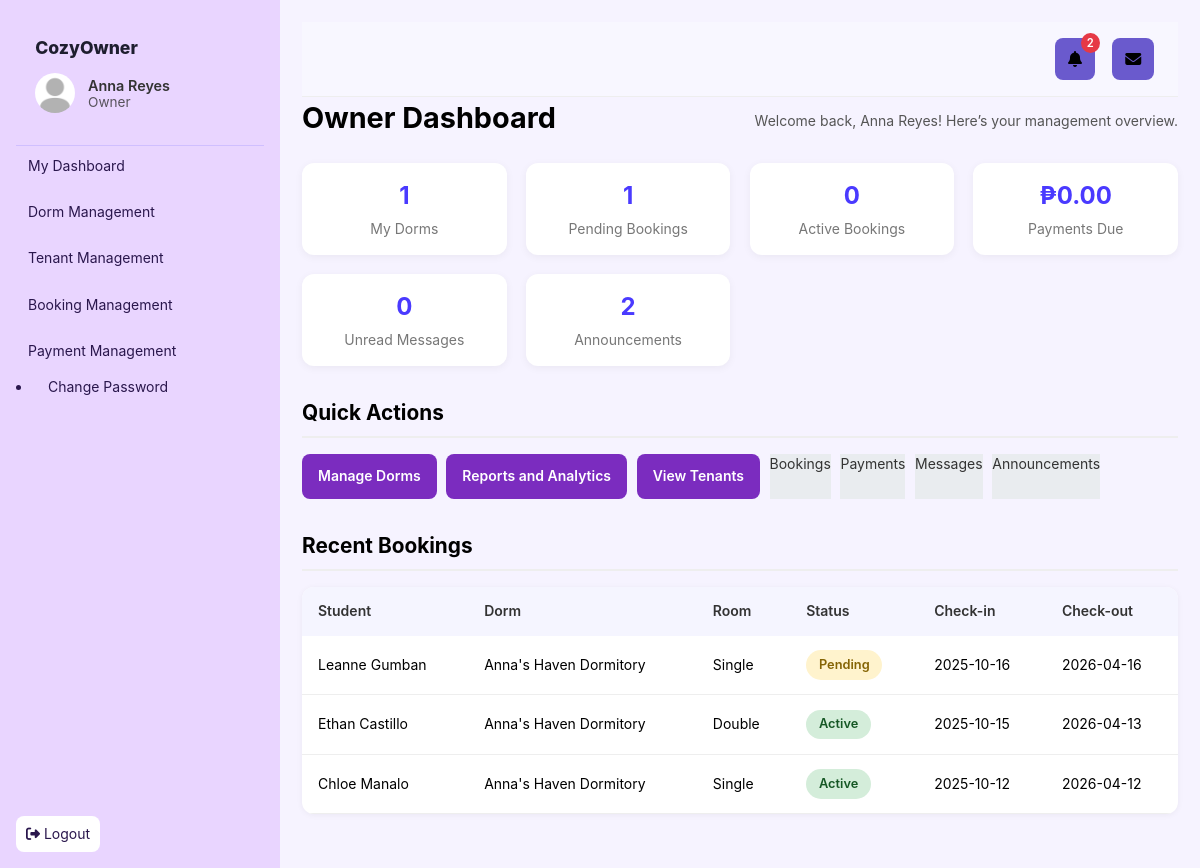
The app's page /Main/dashboards/owner_dashboard.php (signed in), older data.
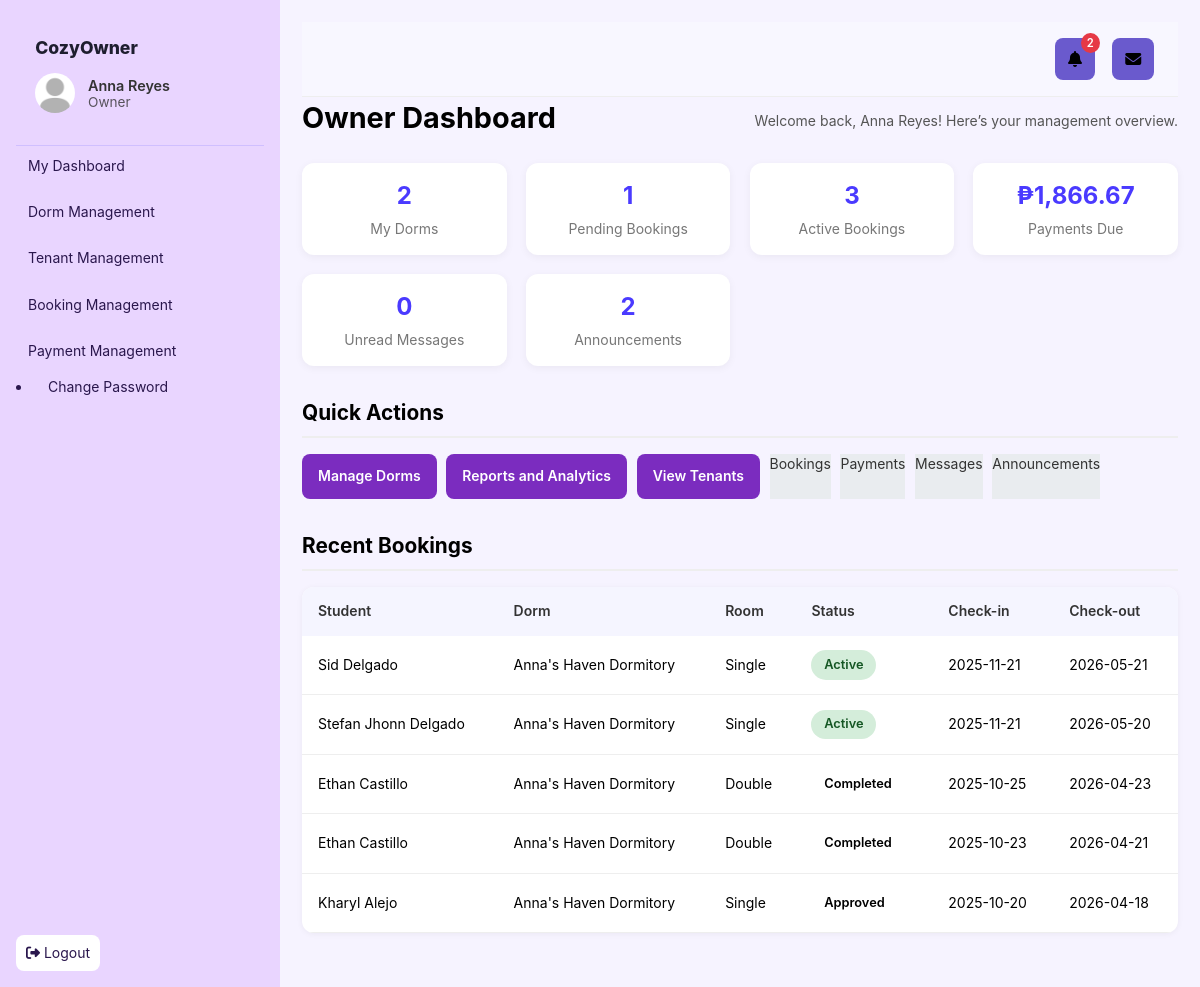
The same page, newer data.
### tables this page shows
CREATE TABLE `bookings` (
  `booking_id` int(11) NOT NULL,
  `room_id` int(11) NOT NULL,
  `student_id` int(11) NOT NULL,
  `booking_type` enum('whole','shared') DEFAULT 'shared',
  `start_date` date NOT NULL,
  `end_date` date NOT NULL,
  `status` enum('pending','approved','rejected','cancelled','completed','active') NOT NULL DEFAULT 'pending' COMMENT 'pending=awaiting approval, approved=owner approved, active=currently occupying, completed=tenancy ended, rejected=owner declined, cancelled=student cancelled',
  `updated_at` datetime DEFAULT current_timestamp() ON UPDATE current_timestamp(),
  `created_at` timestamp NOT NULL DEFAULT current_timestamp(),
  `expires_at` datetime DEFAULT NULL,
  `selfie` varchar(255) DEFAULT NULL,
  `id_document` varchar(255) DEFAULT NULL,
  `display_picture` varchar(255) DEFAULT NULL,
  `notes` text DEFAULT NULL,
  `check_in_date` datetime DEFAULT NULL COMMENT 'Actual check-in date/time',
  `check_out_date` datetime DEFAULT NULL COMMENT 'Actual check-out date/time',
  `booking_reference` varchar(50) DEFAULT NULL COMMENT 'Unique booking reference code'
);

CREATE TABLE `users` (
  `user_id` int(11) NOT NULL,
  `name` varchar(100) NOT NULL,
  `address` varchar(255) DEFAULT NULL,
  `email` varchar(150) NOT NULL,
  `password` varchar(255) NOT NULL,
  `role` enum('admin','owner','student') NOT NULL DEFAULT 'student',
  `created_at` timestamp NOT NULL DEFAULT current_timestamp(),
  `verified` tinyint(1) NOT NULL DEFAULT 0 COMMENT '0 = Pending, 1 = Verified, -1 = Rejected',
  `phone` varchar(20) DEFAULT NULL,
  `license_no` varchar(100) DEFAULT NULL,
  `profile_pic` varchar(255) DEFAULT NULL,
  `id_document` varchar(255) DEFAULT NULL
);

CREATE TABLE `dormitories` (
  `dorm_id` int(11) NOT NULL,
  `owner_id` int(11) NOT NULL,
  `name` varchar(150) NOT NULL,
  `address` varchar(255) NOT NULL,
  `description` text DEFAULT NULL,
  `verified` tinyint(1) DEFAULT 0,
  `created_at` timestamp NOT NULL DEFAULT current_timestamp(),
  `latitude` decimal(10,8) DEFAULT NULL,
  `longitude` decimal(11,8) DEFAULT NULL,
  `status` enum('pending','verified','error') NOT NULL DEFAULT 'pending',
  `updated_at` timestamp NOT NULL DEFAULT current_timestamp() ON UPDATE current_timestamp(),
  `cover_image` varchar(255) DEFAULT NULL,
  `features` text DEFAULT NULL,
  `deposit_months` int(11) DEFAULT 1 COMMENT 'Number of months required as deposit (1-12)',
  `deposit_required` tinyint(1) DEFAULT 1 COMMENT 'Whether deposit is required (1=yes, 0=no)'
);

CREATE TABLE `rooms` (
  `room_id` int(11) NOT NULL,
  `dorm_id` int(11) NOT NULL,
  `room_type` varchar(100) NOT NULL,
  `capacity` int(11) NOT NULL,
  `size` varchar(50) DEFAULT NULL,
  `price` decimal(10,2) NOT NULL,
  `status` enum('vacant','occupied') NOT NULL DEFAULT 'vacant',
  `created_at` timestamp NOT NULL DEFAULT current_timestamp(),
  `room_number` varchar(50) DEFAULT NULL,
  `features` text DEFAULT NULL
);

### Main/auth/auth.php (called while the page is built, shortened)
<?php
function current_user() {
    return $_SESSION['user'] ?? null;
}

### Main/dashboards/owner_dashboard.php (the view, shortened to what this page needs)
<?php
require_once __DIR__ . '/../partials/header.php';
require_once __DIR__ . '/../config.php';
$user_id = current_user()['user_id'];
$stmt = $pdo->prepare("SELECT COUNT(*) FROM dormitories WHERE owner_id = ?");
$stmt->execute([$user_id]);
$dorm_count = (int)$stmt->fetchColumn();
$stmt = $pdo->prepare("SELECT COUNT(*) FROM bookings b JOIN rooms r ON b.room_id = r.room_id JOIN dormitories d ON r.dorm_id = d.dorm_id WHERE d.owner_id = ? AND b.status = 'pending'");
$stmt->execute([$user_id]);
$pending_bookings = (int)$stmt->fetchColumn();
$stmt = $pdo->prepare("SELECT COUNT(*) FROM bookings b JOIN rooms r ON b.room_id = r.room_id JOIN dormitories d ON r.dorm_id = d.dorm_id WHERE d.owner_id = ? AND b.status = 'approved'");
$stmt->execute([$user_id]);
$active_bookings = (int)$stmt->fetchColumn();
$stmt = $pdo->prepare("SELECT COALESCE(SUM(amount),0) FROM payments p JOIN bookings b ON p.booking_id = b.booking_id JOIN rooms r ON b.room_id = r.room_id JOIN dormitories d ON r.dorm_id = d.dorm_id WHERE d.owner_id = ? AND p.status = 'pending'");
$stmt->execute([$user_id]);
$payments_due = (float)$stmt->fetchColumn();
$stmt = $pdo->prepare("SELECT COUNT(*) FROM messages WHERE receiver_id = ? AND read_at IS NULL");
$stmt->execute([$user_id]);
$unread_messages = (int)$stmt->fetchColumn();
$stmt = $pdo->prepare("
    SELECT COUNT(*)
    FROM announcements a
    LEFT JOIN announcement_reads ar ON a.id = ar.announcement_id AND ar.user_id = ?
    WHERE ar.read_at IS NULL
      AND (
        a.audience = 'All Hosts'
        OR a.audience IN ('Verified Owners','Pending Owners')
      )
");
$stmt->execute([$user_id]);
$unread_announcements = (int)$stmt->fetchColumn();
$stmt = $pdo->prepare("
    SELECT b.booking_id, b.status, b.start_date, b.end_date,
           u.name AS student_name, r.room_type, d.name AS dorm_name
    FROM bookings b
    JOIN rooms r ON b.room_id = r.room_id
    JOIN dormitories d ON r.dorm_id = d.dorm_id
    JOIN users u ON b.student_id = u.user_id
    WHERE d.owner_id = ?
    ORDER BY b.created_at DESC
    LIMIT 5
");
$stmt->execute([$user_id]);
$recent_bookings = $stmt->fetchAll(PDO::FETCH_ASSOC);
?>
<div class="page-header">
  <h1>Owner Dashboard</h1>
  <p>Welcome back, <?= htmlspecialchars(current_user()['name']) ?>! Here’s your management overview.</p>
</div>
<div class="stats-grid">
  <div class="stat-card">
    <h3><?= $dorm_count ?></h3>
    <p>My Dorms</p>
  </div>
  <div class="stat-card">
    <h3><?= $pending_bookings ?></h3>
    <p>Pending Bookings</p>
  </div>
  <div class="stat-card">
    <h3><?= $active_bookings ?></h3>
    <p>Active Bookings</p>
  </div>
  <div class="stat-card">
    <h3>₱<?= number_format($payments_due, 2) ?></h3>
    <p>Payments Due</p>
  </div>
  <div class="stat-card">
    <h3><?= $unread_messages ?></h3>
    <p>Unread Messages</p>
  </div>
  <div class="stat-card">
    <h3><?= $unread_announcements ?></h3>
    <p>Announcements</p>
  </div>
</div>
<div class="section">
  <h2>Quick Actions</h2>
  <div class="actions">
    <a href="../modules/owner/owner_dorms.php" class="btn-primary">Manage Dorms</a>
    <a href="../modules/owner/owner_reports.php" class="btn-primary">Reports and Analytics</a>
    <a href="../modules/owner/owner_tenants.php" class="btn-primary">View Tenants</a>
    <a href="../modules/owner/owner_bookings.php" class="btn-secondary">Bookings</a>
    <a href="../modules/owner/owner_payments.php" class="btn-secondary">Payments</a>
    <a href="../modules/owner/owner_messages.php" class="btn-secondary">Messages</a>
    <a href="../modules/owner/owner_announcements.php" class="btn-secondary">Announcements</a>
  </div>
</div>
<div class="section">
  <h2>Recent Bookings</h2>
  <?php if ($recent_bookings): ?>
  <table class="data-table">
    <thead>
      <tr>
        <th>Student</th>
        <th>Dorm</th>
        <th>Room</th>
        <th>Status</th>
        <th>Check-in</th>
        <th>Check-out</th>
      </tr>
    </thead>
    <tbody>
      <?php foreach ($recent_bookings as $b): ?>
      <tr>
        <td><?= htmlspecialchars($b['student_name']) ?></td>
        <td><?= htmlspecialchars($b['dorm_name']) ?></td>
        <td><?= htmlspecialchars($b['room_type']) ?></td>
        <td><span class="status <?= htmlspecialchars($b['status']) ?>"><?= ucfirst($b['status']) ?></span></td>
        <td><?= htmlspecialchars($b['start_date']) ?></td>
        <td><?= htmlspecialchars($b['end_date']) ?></td>
      </tr>
      <?php endforeach; ?>
    </tbody>
  </table>
  <?php else: ?>
    <p><em>No recent bookings found.</em></p>
  <?php endif; ?>
</div>
<?php require_once __DIR__ . '/../partials/footer.php'; ?>

Row changes from the older to the newer data that the page shows:
no longer on this page (row unchanged): bookings: student.name "Leanne Gumban", dormitories.name "Anna's Haven Dormitory", room.room_type "Single", status "Pending", start_date "2025-10-16", end_date "2026-04-16"
no longer on this page (row edited): bookings: student.name "Ethan Castillo", dormitories.name "Anna's Haven Dormitory", room.room_type "Double", status "Active", start_date "2025-10-15", end_date "2026-04-13"
no longer on this page (row unchanged): bookings: student.name "Chloe Manalo", dormitories.name "Anna's Haven Dormitory", room.room_type "Single", status "Active", start_date "2025-10-12", end_date "2026-04-12"
added bookings: student.name "Sid Delgado", dormitories.name "Anna's Haven Dormitory", room.room_type "Single", status "Active", start_date "2025-11-21", end_date "2026-05-21"
added bookings: student.name "Stefan Jhonn Delgado", dormitories.name "Anna's Haven Dormitory", room.room_type "Single", status "Active", start_date "2025-11-21", end_date "2026-05-20"
added bookings: student.name "Ethan Castillo", dormitories.name "Anna's Haven Dormitory", room.room_type "Double", status "Completed", start_date "2025-10-25", end_date "2026-04-23"
added bookings: student.name "Ethan Castillo", dormitories.name "Anna's Haven Dormitory", room.room_type "Double", status "Completed", start_date "2025-10-23", end_date "2026-04-21"
added bookings: student.name "Kharyl Alejo", dormitories.name "Anna's Haven Dormitory", room.room_type "Single", status "Approved", start_date "2025-10-20", end_date "2026-04-18"
Text that changed along with them:
$dorm_count: "1" → "2"
$active_bookings: "0" → "3"
$payments_due: "0.00" → "1,866.67"
